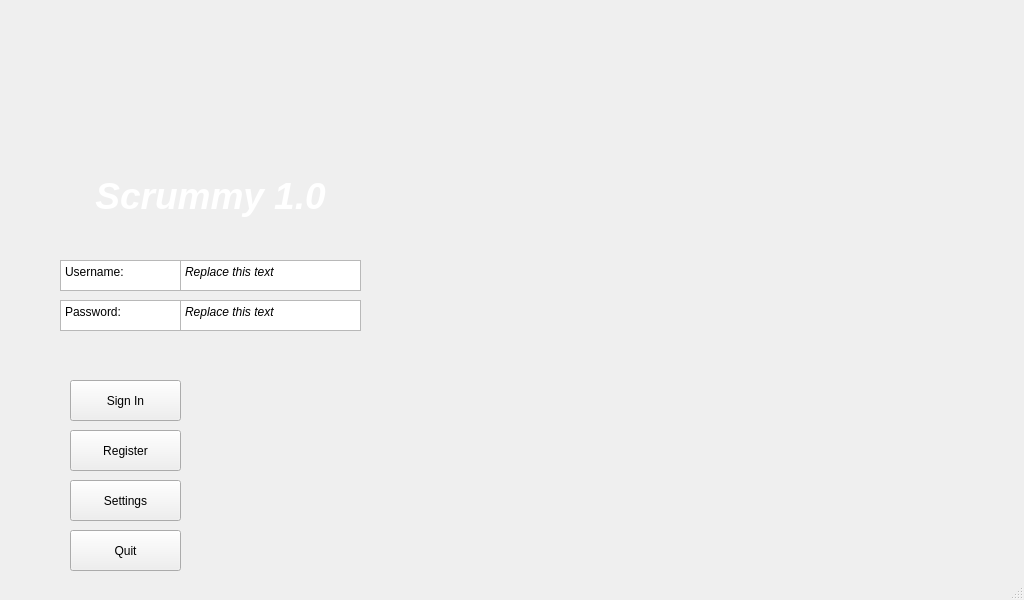
<?xml version="1.0" encoding="UTF-8"?>
<ui version="4.0">
 <class>MainWindow</class>
 <widget class="QMainWindow" name="MainWindow">
  <property name="geometry">
   <rect>
    <x>0</x>
    <y>0</y>
    <width>1024</width>
    <height>600</height>
   </rect>
  </property>
  <property name="minimumSize">
   <size>
    <width>1024</width>
    <height>600</height>
   </size>
  </property>
  <property name="windowTitle">
   <string>MainWindow</string>
  </property>
  <widget class="QWidget" name="centralwidget">
   <widget class="QTextBrowser" name="textBrowser">
    <property name="geometry">
     <rect>
      <x>60</x>
      <y>170</y>
      <width>301</width>
      <height>61</height>
     </rect>
    </property>
    <property name="autoFillBackground">
     <bool>false</bool>
    </property>
    <property name="styleSheet">
     <string notr="true">background-color: rgba(255, 255, 255, 0%)</string>
    </property>
    <property name="html">
     <string>&lt;!DOCTYPE HTML PUBLIC &quot;-//W3C//DTD HTML 4.0//EN&quot; &quot;http://www.w3.org/TR/REC-html40/strict.dtd&quot;&gt;
&lt;html&gt;&lt;head&gt;&lt;meta name=&quot;qrichtext&quot; content=&quot;1&quot; /&gt;&lt;meta charset=&quot;utf-8&quot; /&gt;&lt;style type=&quot;text/css&quot;&gt;
p, li { white-space: pre-wrap; }
hr { height: 1px; border-width: 0; }
li.unchecked::marker { content: &quot;\2610&quot;; }
li.checked::marker { content: &quot;\2612&quot;; }
&lt;/style&gt;&lt;/head&gt;&lt;body style=&quot; font-family:'Segoe UI'; font-size:9pt; font-weight:400; font-style:normal;&quot;&gt;
&lt;p align=&quot;center&quot; style=&quot; margin-top:0px; margin-bottom:0px; margin-left:0px; margin-right:0px; -qt-block-indent:0; text-indent:0px;&quot;&gt;&lt;span style=&quot; font-size:28pt; font-weight:700; font-style:italic; color:#ffffff;&quot;&gt;Scrummy 1.0&lt;/span&gt;&lt;/p&gt;&lt;/body&gt;&lt;/html&gt;</string>
    </property>
   </widget>
   <widget class="QPushButton" name="pushButton">
    <property name="geometry">
     <rect>
      <x>70</x>
      <y>380</y>
      <width>111</width>
      <height>41</height>
     </rect>
    </property>
    <property name="text">
     <string>Sign In</string>
    </property>
   </widget>
   <widget class="QPushButton" name="registerbutton_main">
    <property name="geometry">
     <rect>
      <x>70</x>
      <y>430</y>
      <width>111</width>
      <height>41</height>
     </rect>
    </property>
    <property name="text">
     <string>Register</string>
    </property>
   </widget>
   <widget class="QPushButton" name="pushButton_3">
    <property name="geometry">
     <rect>
      <x>70</x>
      <y>480</y>
      <width>111</width>
      <height>41</height>
     </rect>
    </property>
    <property name="text">
     <string>Settings</string>
    </property>
   </widget>
   <widget class="QPushButton" name="pushButton_4">
    <property name="geometry">
     <rect>
      <x>70</x>
      <y>530</y>
      <width>111</width>
      <height>41</height>
     </rect>
    </property>
    <property name="text">
     <string>Quit</string>
    </property>
   </widget>
   <widget class="QTextEdit" name="textEdit">
    <property name="geometry">
     <rect>
      <x>180</x>
      <y>260</y>
      <width>181</width>
      <height>31</height>
     </rect>
    </property>
    <property name="html">
     <string>&lt;!DOCTYPE HTML PUBLIC &quot;-//W3C//DTD HTML 4.0//EN&quot; &quot;http://www.w3.org/TR/REC-html40/strict.dtd&quot;&gt;
&lt;html&gt;&lt;head&gt;&lt;meta name=&quot;qrichtext&quot; content=&quot;1&quot; /&gt;&lt;meta charset=&quot;utf-8&quot; /&gt;&lt;style type=&quot;text/css&quot;&gt;
p, li { white-space: pre-wrap; }
hr { height: 1px; border-width: 0; }
li.unchecked::marker { content: &quot;\2610&quot;; }
li.checked::marker { content: &quot;\2612&quot;; }
&lt;/style&gt;&lt;/head&gt;&lt;body style=&quot; font-family:'Segoe UI'; font-size:9pt; font-weight:400; font-style:normal;&quot;&gt;
&lt;p style=&quot; margin-top:0px; margin-bottom:0px; margin-left:0px; margin-right:0px; -qt-block-indent:0; text-indent:0px;&quot;&gt;&lt;span style=&quot; font-style:italic;&quot;&gt;Replace this text&lt;/span&gt;&lt;/p&gt;&lt;/body&gt;&lt;/html&gt;</string>
    </property>
   </widget>
   <widget class="QTextEdit" name="textEdit_2">
    <property name="geometry">
     <rect>
      <x>180</x>
      <y>300</y>
      <width>181</width>
      <height>31</height>
     </rect>
    </property>
    <property name="html">
     <string>&lt;!DOCTYPE HTML PUBLIC &quot;-//W3C//DTD HTML 4.0//EN&quot; &quot;http://www.w3.org/TR/REC-html40/strict.dtd&quot;&gt;
&lt;html&gt;&lt;head&gt;&lt;meta name=&quot;qrichtext&quot; content=&quot;1&quot; /&gt;&lt;meta charset=&quot;utf-8&quot; /&gt;&lt;style type=&quot;text/css&quot;&gt;
p, li { white-space: pre-wrap; }
hr { height: 1px; border-width: 0; }
li.unchecked::marker { content: &quot;\2610&quot;; }
li.checked::marker { content: &quot;\2612&quot;; }
&lt;/style&gt;&lt;/head&gt;&lt;body style=&quot; font-family:'Segoe UI'; font-size:9pt; font-weight:400; font-style:normal;&quot;&gt;
&lt;p style=&quot; margin-top:0px; margin-bottom:0px; margin-left:0px; margin-right:0px; -qt-block-indent:0; text-indent:0px;&quot;&gt;&lt;span style=&quot; font-style:italic;&quot;&gt;Replace this text&lt;/span&gt;&lt;/p&gt;&lt;/body&gt;&lt;/html&gt;</string>
    </property>
   </widget>
   <widget class="QTextBrowser" name="textBrowser_2">
    <property name="geometry">
     <rect>
      <x>60</x>
      <y>260</y>
      <width>121</width>
      <height>31</height>
     </rect>
    </property>
    <property name="html">
     <string>&lt;!DOCTYPE HTML PUBLIC &quot;-//W3C//DTD HTML 4.0//EN&quot; &quot;http://www.w3.org/TR/REC-html40/strict.dtd&quot;&gt;
&lt;html&gt;&lt;head&gt;&lt;meta name=&quot;qrichtext&quot; content=&quot;1&quot; /&gt;&lt;meta charset=&quot;utf-8&quot; /&gt;&lt;style type=&quot;text/css&quot;&gt;
p, li { white-space: pre-wrap; }
hr { height: 1px; border-width: 0; }
li.unchecked::marker { content: &quot;\2610&quot;; }
li.checked::marker { content: &quot;\2612&quot;; }
&lt;/style&gt;&lt;/head&gt;&lt;body style=&quot; font-family:'Segoe UI'; font-size:9pt; font-weight:400; font-style:normal;&quot;&gt;
&lt;p style=&quot; margin-top:0px; margin-bottom:0px; margin-left:0px; margin-right:0px; -qt-block-indent:0; text-indent:0px;&quot;&gt;Username:&lt;/p&gt;&lt;/body&gt;&lt;/html&gt;</string>
    </property>
   </widget>
   <widget class="QTextBrowser" name="textBrowser_3">
    <property name="geometry">
     <rect>
      <x>60</x>
      <y>300</y>
      <width>121</width>
      <height>31</height>
     </rect>
    </property>
    <property name="html">
     <string>&lt;!DOCTYPE HTML PUBLIC &quot;-//W3C//DTD HTML 4.0//EN&quot; &quot;http://www.w3.org/TR/REC-html40/strict.dtd&quot;&gt;
&lt;html&gt;&lt;head&gt;&lt;meta name=&quot;qrichtext&quot; content=&quot;1&quot; /&gt;&lt;meta charset=&quot;utf-8&quot; /&gt;&lt;style type=&quot;text/css&quot;&gt;
p, li { white-space: pre-wrap; }
hr { height: 1px; border-width: 0; }
li.unchecked::marker { content: &quot;\2610&quot;; }
li.checked::marker { content: &quot;\2612&quot;; }
&lt;/style&gt;&lt;/head&gt;&lt;body style=&quot; font-family:'Segoe UI'; font-size:9pt; font-weight:400; font-style:normal;&quot;&gt;
&lt;p style=&quot; margin-top:0px; margin-bottom:0px; margin-left:0px; margin-right:0px; -qt-block-indent:0; text-indent:0px;&quot;&gt;Password:&lt;/p&gt;&lt;/body&gt;&lt;/html&gt;</string>
    </property>
   </widget>
   <widget class="QLabel" name="bg_main">
    <property name="geometry">
     <rect>
      <x>-520</x>
      <y>-880</y>
      <width>2621</width>
      <height>1921</height>
     </rect>
    </property>
    <property name="styleSheet">
     <string notr="true">background-color: rgba(255, 255, 255, 0%)</string>
    </property>
    <property name="text">
     <string/>
    </property>
   </widget>
   <zorder>bg_main</zorder>
   <zorder>textBrowser</zorder>
   <zorder>pushButton</zorder>
   <zorder>registerbutton_main</zorder>
   <zorder>pushButton_3</zorder>
   <zorder>pushButton_4</zorder>
   <zorder>textEdit</zorder>
   <zorder>textEdit_2</zorder>
   <zorder>textBrowser_2</zorder>
   <zorder>textBrowser_3</zorder>
  </widget>
  <widget class="QMenuBar" name="menubar">
   <property name="geometry">
    <rect>
     <x>0</x>
     <y>0</y>
     <width>1024</width>
     <height>21</height>
    </rect>
   </property>
  </widget>
  <widget class="QStatusBar" name="statusbar"/>
 </widget>
 <resources/>
 <connections/>
</ui>
